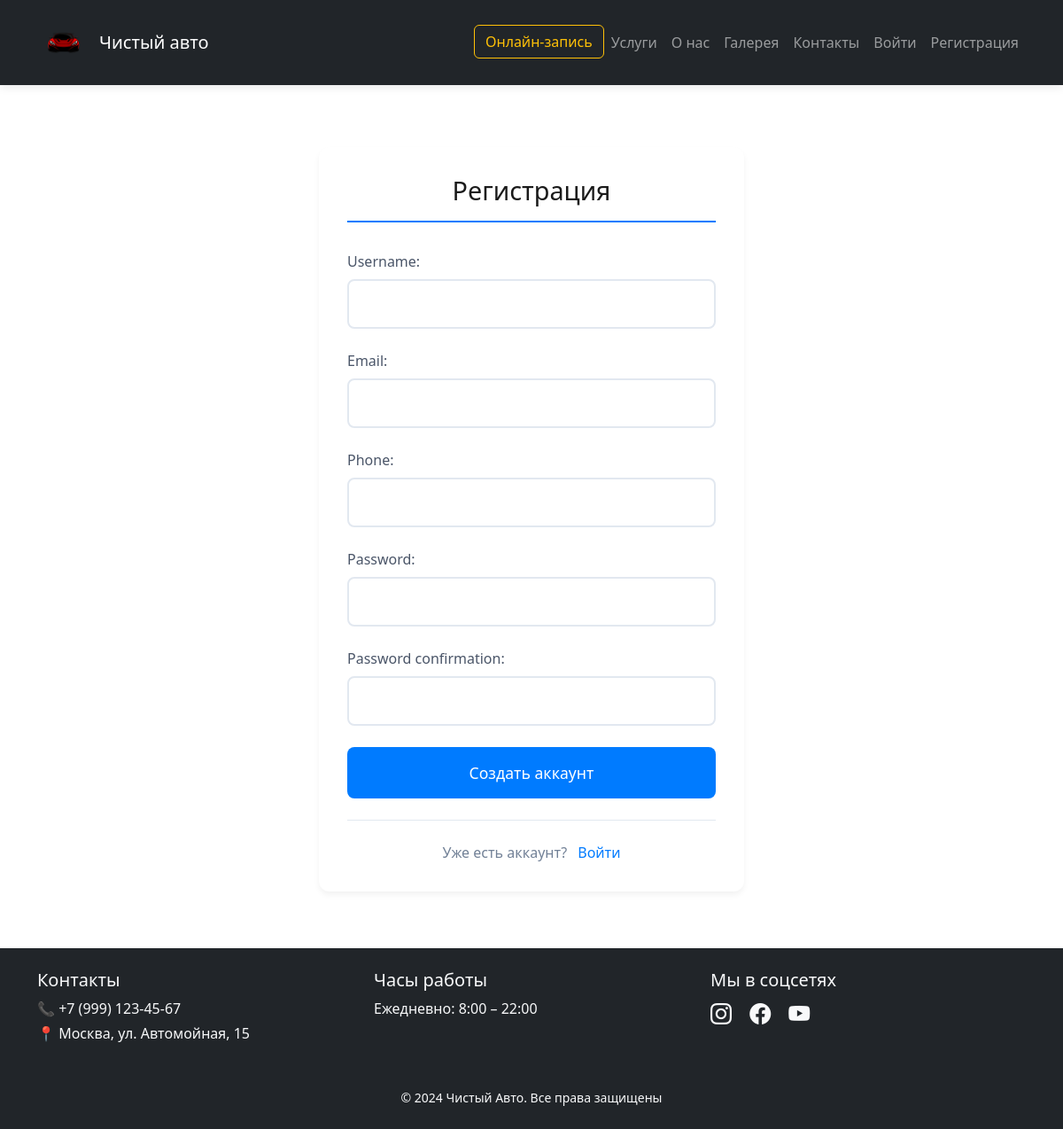
Screenshot of /register/ with the database file from the repository.
### carwash/models.py (models this page shows, shortened)
class SiteSettings(models.Model):
    logo = models.ImageField(upload_to='logo/', verbose_name="Логотип")
    company_name = models.CharField(max_length=100, verbose_name="Название компании")
    class Meta:
        verbose_name = "Настройки сайта"
        verbose_name_plural = "Настройки сайта"

### carwash/views.py (the view)
# urls.py: path('register/', views.register_view, name='register'),
def register_view(request):
    if request.method == 'POST':
        form = RegisterForm(request.POST)
        if form.is_valid():
            user = form.save()
            Profile.objects.create(
                user=user,
                phone=form.cleaned_data['phone']
            )
            login(request, user)
            return redirect('profile')
    else:
        form = RegisterForm()
    return render(request, 'carwash/register.html', {'form': form})

### carwash/forms_auth.py
class RegisterForm(UserCreationForm):
    email = forms.EmailField(required=True)
    phone = forms.CharField(max_length=20, required=True)
    class Meta:
        model = User
        fields = ["username", "email", "phone", "password1", "password2"]

### carwash/views.py (called while the page is built)
def base_context(request):
    site_settings = SiteSettings.objects.first()
    return {'site_settings': site_settings}

### carwash/templates/carwash/register.html (shortened to what this page needs)
{% extends 'carwash/base.html' %}
{% load static %}
{% block content %}
<div class="auth-container">
    <h2 class="auth-title">Регистрация</h2>
    <form method="post">
        {% for field in form %}
        <div class="form-row">
            {{ field.label_tag }}
            {{ field }}
        </div>
        {% endfor %}
        <button type="submit" class="auth-submit-btn">Создать аккаунт</button>
        <div class="auth-switch">
            Уже есть аккаунт? <a href="{% url 'login' %}">Войти</a>
        </div>
    </form>
</div>
{% endblock %}

### carwash/templates/carwash/base.html (shortened to what this page needs)
<!DOCTYPE html>
{% load static %}
<html lang="ru">
<head>
    <link rel="stylesheet" href="https://unpkg.com/swiper/swiper-bundle.min.css">
    <link href="https://cdn.jsdelivr.net/npm/bootstrap@5.3.0/dist/css/bootstrap.min.css" rel="stylesheet">
    <link rel="stylesheet" href="{% static 'css/styles.css' %}">
    <link rel="stylesheet" href="https://cdn.jsdelivr.net/npm/bootstrap-icons@1.11.0/font/bootstrap-icons.css">
</head>
<body>
    <nav class="navbar navbar-expand-lg navbar-dark bg-dark fixed-top">
        <div class="container">
            <a class="navbar-brand" href="/">
                <img src="{{ site_settings.logo.url }}" alt="Логотип" width="60" class="d-inline-block align-text-top">
                <span>{{ site_settings.company_name }}</span>
            </a>
            <div class="collapse navbar-collapse" id="navbarNav">
                <ul class="navbar-nav ms-auto">
                    <li class="nav-item">
                        <a class="btn btn-outline-warning ms-2" href="{% url 'home' %}#booking">Онлайн-запись</a>
                    </li>
                    <li class="nav-item">
                        <a class="nav-link" href="{% url 'services' %}">Услуги</a>
                    </li>
                    <li class="nav-item">
                        <a class="nav-link" href="{% url 'about' %}">О нас</a>
                    </li>
                    <li class="nav-item">
                        <a class="nav-link" href="{% url 'gallery' %}">Галерея</a>
                    </li>
                    <li class="nav-item">
                        <a class="nav-link" href="{% url 'contacts' %}">Контакты</a>
                    </li>
                    {% if user.is_authenticated %}
    <li class="nav-item dropdown">
        <a class="nav-link dropdown-toggle" href="#" role="button" data-bs-toggle="dropdown">
            {{ user.username }}
        </a>
        <ul class="dropdown-menu">
            <li><a class="dropdown-item" href="{% url 'profile' %}">Профиль</a></li>
            <li><hr class="dropdown-divider"></li>
            <li><a class="dropdown-item" href="{% url 'logout' %}">Выйти</a></li>
        </ul>
    </li>
    {% else %}
    <li class="nav-item">
        <a class="nav-link" href="{% url 'login' %}">Войти</a>
    </li>
    <li class="nav-item">
        <a class="nav-link" href="{% url 'register' %}">Регистрация</a>
    </li>
    {% endif %}
                </ul>
            </div>
        </div>
    </nav>
    <main class="container mt-5 pt-4">
        {% block content %}{% endblock %}
    </main>
    <footer class="bg-dark text-light py-4 mt-5">
        <div class="container">
            <div class="row">
                <div class="col-md-4 mb-3">
                    <h5>Контакты</h5>
                    <p class="mb-1">📞 +7 (999) 123-45-67</p>
                    <p>📍 Москва, ул. Автомойная, 15</p>
                </div>
                <div class="col-md-4 mb-3">
                    <h5>Часы работы</h5>
                    <p>Ежедневно: 8:00 – 22:00</p>
                </div>
                <div class="col-md-4">
                    <h5>Мы в соцсетях</h5>
                    <a href="#" class="text-light me-3"><i class="bi bi-instagram"></i></a>
                    <a href="#" class="text-light me-3"><i class="bi bi-facebook"></i></a>
                    <a href="#" class="text-light"><i class="bi bi-youtube"></i></a>
                </div>
            </div>
            <div class="text-center mt-3">
                <small>© 2024 Чистый Авто. Все права защищены</small>
            </div>
        </div>
    </footer>
    <link rel="stylesheet" href="https://cdn.jsdelivr.net/npm/bootstrap-icons@1.11.0/font/bootstrap-icons.css">
</body>
</html>

### static/css/styles.css (style rules this page uses)
.navbar { padding: 0.8rem 0; box-shadow: 0 2px 10px rgba(0, 0, 0, 0.1); }
.navbar-brand img { margin-right: 10px; }
.nav-link { font-weight: 500; transition: all 0.3s ease; }
body { padding-top: 30px; }
.bi { font-size: 1.5rem; vertical-align: middle; transition: color 0.3s; }
.navbar-brand { display: flex; align-items: center; }
.navbar-brand img { margin-right: 10px; height: auto; }
.navbar-brand span { font-size: 1.25rem; font-weight: 500; color: #fff; }
html { scroll-behavior: smooth; }
.auth-container { max-width: 480px; margin: 4rem auto; padding: 2rem; background: #ffffff; border-radius: 12px; box-shadow: 0 4px 6px rgba(0, 0, 0, 0.05); }
.auth-title { text-align: center; margin-bottom: 2rem; color: #1a1a1a; font-size: 1.8rem; padding-bottom: 1rem; border-bottom: 2px solid #007bff; }
.form-row { margin-bottom: 1.5rem; }
.form-row label { display: block; margin-bottom: 0.5rem; font-weight: 500; color: #4a5568; }
.form-row input { width: 100%; padding: 0.875rem; border: 2px solid #e2e8f0; border-radius: 8px; font-size: 1rem; transition: all 0.2s ease; }
.auth-submit-btn { width: 100%; padding: 1rem; background: #007bff; color: white; border: none; border-radius: 8px; font-size: 1.1rem; cursor: pointer; transition: background 0.2s ease; }
.auth-switch { text-align: center; margin-top: 1.5rem; padding-top: 1.5rem; border-top: 1px solid #e2e8f0; color: #718096; }
.auth-switch a { color: #007bff; text-decoration: none; margin-left: 0.5rem; }

### rows the page displays
SiteSettings: logo (picture), company_name "Чистый авто"

### other values shown
{{ field.label_tag }} "Username:" "Email:" "Phone:" "Password:" "Password confirmation:"
